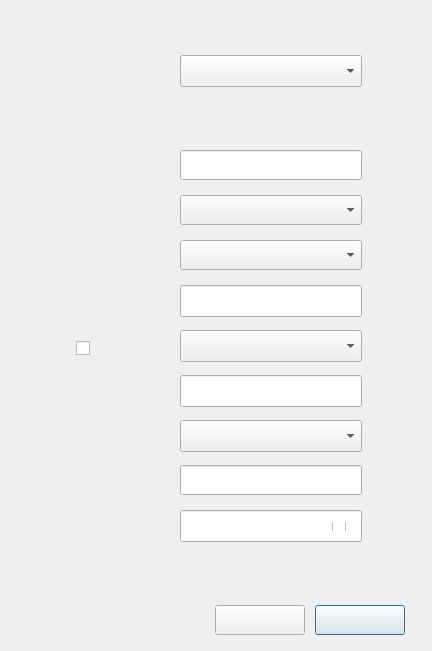
<?xml version="1.0" encoding="UTF-8"?>
<ui version="4.0">
 <class>DlgConnHidWifiSecFast</class>
 <widget class="QDialog" name="DlgConnHidWifiSecFast">
  <property name="geometry">
   <rect>
    <x>0</x>
    <y>0</y>
    <width>432</width>
    <height>651</height>
   </rect>
  </property>
  <property name="windowTitle">
   <string>Connect to Hidden Wi-Fi Network</string>
  </property>
  <widget class="QCheckBox" name="checkBoxPwd">
   <property name="geometry">
    <rect>
     <x>332</x>
     <y>522</y>
     <width>18</width>
     <height>9</height>
    </rect>
   </property>
   <property name="font">
    <font>
     <pointsize>11</pointsize>
    </font>
   </property>
   <property name="text">
    <string/>
   </property>
  </widget>
  <widget class="QLabel" name="lbNetName">
   <property name="geometry">
    <rect>
     <x>76</x>
     <y>156</y>
     <width>90</width>
     <height>20</height>
    </rect>
   </property>
   <property name="font">
    <font>
     <pointsize>10</pointsize>
    </font>
   </property>
   <property name="text">
    <string/>
   </property>
  </widget>
  <widget class="QLineEdit" name="leNetName">
   <property name="geometry">
    <rect>
     <x>180</x>
     <y>150</y>
     <width>182</width>
     <height>30</height>
    </rect>
   </property>
   <property name="font">
    <font>
     <pointsize>10</pointsize>
    </font>
   </property>
  </widget>
  <widget class="QLabel" name="lbConn">
   <property name="geometry">
    <rect>
     <x>76</x>
     <y>60</y>
     <width>90</width>
     <height>20</height>
    </rect>
   </property>
   <property name="font">
    <font>
     <pointsize>10</pointsize>
    </font>
   </property>
   <property name="text">
    <string/>
   </property>
  </widget>
  <widget class="QComboBox" name="cbxAuth">
   <property name="geometry">
    <rect>
     <x>180</x>
     <y>240</y>
     <width>182</width>
     <height>30</height>
    </rect>
   </property>
   <property name="font">
    <font>
     <pointsize>10</pointsize>
    </font>
   </property>
   <property name="styleSheet">
    <string notr="true">QComboBox QAbstractItemView {
	outline: 0; 
	border: 1px solid #000000;
	border-color: rgba(0, 0, 0,25%);
	selection-color: rgb(0, 0, 0);
	background-color: #F1F3F3;
}</string>
   </property>
  </widget>
  <widget class="QLineEdit" name="lePassword">
   <property name="geometry">
    <rect>
     <x>180</x>
     <y>510</y>
     <width>182</width>
     <height>32</height>
    </rect>
   </property>
   <property name="font">
    <font>
     <pointsize>10</pointsize>
    </font>
   </property>
   <property name="echoMode">
    <enum>QLineEdit::Password</enum>
   </property>
  </widget>
  <widget class="QLineEdit" name="leUserName">
   <property name="geometry">
    <rect>
     <x>180</x>
     <y>465</y>
     <width>182</width>
     <height>30</height>
    </rect>
   </property>
   <property name="font">
    <font>
     <pointsize>10</pointsize>
    </font>
   </property>
  </widget>
  <widget class="QLabel" name="lbUserName">
   <property name="geometry">
    <rect>
     <x>76</x>
     <y>471</y>
     <width>90</width>
     <height>20</height>
    </rect>
   </property>
   <property name="font">
    <font>
     <pointsize>10</pointsize>
    </font>
   </property>
   <property name="text">
    <string/>
   </property>
  </widget>
  <widget class="QComboBox" name="cbxSecurity">
   <property name="geometry">
    <rect>
     <x>180</x>
     <y>195</y>
     <width>182</width>
     <height>30</height>
    </rect>
   </property>
   <property name="font">
    <font>
     <pointsize>10</pointsize>
    </font>
   </property>
   <property name="styleSheet">
    <string notr="true">QComboBox QAbstractItemView {
	outline: 0; 
	border: 1px solid #000000;
	border-color: rgba(0, 0, 0,25%);
	selection-color: rgb(0, 0, 0);
	background-color: #F1F3F3;
}</string>
   </property>
  </widget>
  <widget class="QLabel" name="lbPassword">
   <property name="geometry">
    <rect>
     <x>76</x>
     <y>516</y>
     <width>90</width>
     <height>20</height>
    </rect>
   </property>
   <property name="font">
    <font>
     <pointsize>10</pointsize>
    </font>
   </property>
   <property name="text">
    <string/>
   </property>
  </widget>
  <widget class="QPushButton" name="btnConnect">
   <property name="geometry">
    <rect>
     <x>315</x>
     <y>605</y>
     <width>90</width>
     <height>30</height>
    </rect>
   </property>
   <property name="font">
    <font>
     <pointsize>10</pointsize>
    </font>
   </property>
   <property name="text">
    <string/>
   </property>
  </widget>
  <widget class="QComboBox" name="cbxConn">
   <property name="geometry">
    <rect>
     <x>180</x>
     <y>55</y>
     <width>182</width>
     <height>32</height>
    </rect>
   </property>
   <property name="font">
    <font>
     <pointsize>10</pointsize>
    </font>
   </property>
   <property name="styleSheet">
    <string notr="true">QComboBox QAbstractItemView {
	outline: 0; 
	border: 1px solid #000000;
	border-color: rgba(0, 0, 0,25%);
	selection-color: rgb(0, 0, 0);
	background-color: #F1F3F3;
}</string>
   </property>
  </widget>
  <widget class="QLabel" name="lbAuth">
   <property name="geometry">
    <rect>
     <x>76</x>
     <y>246</y>
     <width>90</width>
     <height>20</height>
    </rect>
   </property>
   <property name="font">
    <font>
     <pointsize>10</pointsize>
    </font>
   </property>
   <property name="text">
    <string/>
   </property>
  </widget>
  <widget class="QLabel" name="lbSecurity">
   <property name="geometry">
    <rect>
     <x>76</x>
     <y>201</y>
     <width>90</width>
     <height>20</height>
    </rect>
   </property>
   <property name="font">
    <font>
     <pointsize>10</pointsize>
    </font>
   </property>
   <property name="text">
    <string/>
   </property>
  </widget>
  <widget class="QPushButton" name="btnCancel">
   <property name="geometry">
    <rect>
     <x>215</x>
     <y>605</y>
     <width>90</width>
     <height>30</height>
    </rect>
   </property>
   <property name="font">
    <font>
     <pointsize>10</pointsize>
    </font>
   </property>
   <property name="text">
    <string/>
   </property>
  </widget>
  <widget class="QLabel" name="lbAnonyId">
   <property name="geometry">
    <rect>
     <x>76</x>
     <y>291</y>
     <width>90</width>
     <height>20</height>
    </rect>
   </property>
   <property name="font">
    <font>
     <pointsize>10</pointsize>
    </font>
   </property>
   <property name="text">
    <string/>
   </property>
  </widget>
  <widget class="QLineEdit" name="leAnonyId">
   <property name="geometry">
    <rect>
     <x>180</x>
     <y>285</y>
     <width>182</width>
     <height>32</height>
    </rect>
   </property>
   <property name="font">
    <font>
     <pointsize>10</pointsize>
    </font>
   </property>
  </widget>
  <widget class="QCheckBox" name="checkBoxAutoPCA">
   <property name="geometry">
    <rect>
     <x>76</x>
     <y>336</y>
     <width>95</width>
     <height>25</height>
    </rect>
   </property>
   <property name="font">
    <font>
     <pointsize>10</pointsize>
    </font>
   </property>
   <property name="text">
    <string/>
   </property>
  </widget>
  <widget class="QComboBox" name="cbxAutoPCA">
   <property name="geometry">
    <rect>
     <x>180</x>
     <y>330</y>
     <width>182</width>
     <height>32</height>
    </rect>
   </property>
   <property name="font">
    <font>
     <pointsize>10</pointsize>
    </font>
   </property>
   <property name="styleSheet">
    <string notr="true">QComboBox QAbstractItemView {
	outline: 0; 
	border: 1px solid #000000;
	border-color: rgba(0, 0, 0,25%);
	selection-color: rgb(0, 0, 0);
	background-color: #F1F3F3;
}</string>
   </property>
  </widget>
  <widget class="QLabel" name="lbPCAfile">
   <property name="geometry">
    <rect>
     <x>76</x>
     <y>381</y>
     <width>90</width>
     <height>20</height>
    </rect>
   </property>
   <property name="font">
    <font>
     <pointsize>10</pointsize>
    </font>
   </property>
   <property name="text">
    <string/>
   </property>
  </widget>
  <widget class="QLineEdit" name="lePCAfile">
   <property name="geometry">
    <rect>
     <x>180</x>
     <y>375</y>
     <width>182</width>
     <height>32</height>
    </rect>
   </property>
   <property name="font">
    <font>
     <pointsize>10</pointsize>
    </font>
   </property>
  </widget>
  <widget class="QLabel" name="lbInnerAuth">
   <property name="geometry">
    <rect>
     <x>76</x>
     <y>426</y>
     <width>90</width>
     <height>20</height>
    </rect>
   </property>
   <property name="font">
    <font>
     <pointsize>10</pointsize>
    </font>
   </property>
   <property name="text">
    <string/>
   </property>
  </widget>
  <widget class="QComboBox" name="cbxInnerAuth">
   <property name="geometry">
    <rect>
     <x>180</x>
     <y>420</y>
     <width>182</width>
     <height>32</height>
    </rect>
   </property>
   <property name="font">
    <font>
     <pointsize>10</pointsize>
    </font>
   </property>
   <property name="styleSheet">
    <string notr="true">QComboBox QAbstractItemView {
	outline: 0; 
	border: 1px solid #000000;
	border-color: rgba(0, 0, 0,25%);
	selection-color: rgb(0, 0, 0);
	background-color: #F1F3F3;
}</string>
   </property>
  </widget>
  <widget class="QLabel" name="lbLeftupTitle">
   <property name="geometry">
    <rect>
     <x>34</x>
     <y>6</y>
     <width>80</width>
     <height>20</height>
    </rect>
   </property>
   <property name="font">
    <font>
     <pointsize>9</pointsize>
    </font>
   </property>
   <property name="text">
    <string/>
   </property>
  </widget>
  <widget class="QLabel" name="lbLeftupIcon">
   <property name="geometry">
    <rect>
     <x>9</x>
     <y>9</y>
     <width>16</width>
     <height>16</height>
    </rect>
   </property>
   <property name="text">
    <string/>
   </property>
  </widget>
  <widget class="QLabel" name="lbBoder">
   <property name="geometry">
    <rect>
     <x>0</x>
     <y>0</y>
     <width>432</width>
     <height>651</height>
    </rect>
   </property>
   <property name="text">
    <string/>
   </property>
  </widget>
  <widget class="QLabel" name="lbUpback">
   <property name="geometry">
    <rect>
     <x>0</x>
     <y>0</y>
     <width>432</width>
     <height>116</height>
    </rect>
   </property>
   <property name="text">
    <string/>
   </property>
  </widget>
  <widget class="QLabel" name="lbLeftup">
   <property name="geometry">
    <rect>
     <x>0</x>
     <y>0</y>
     <width>120</width>
     <height>32</height>
    </rect>
   </property>
   <property name="text">
    <string/>
   </property>
  </widget>
  <widget class="QLabel" name="lbBottomback">
   <property name="geometry">
    <rect>
     <x>0</x>
     <y>591</y>
     <width>432</width>
     <height>60</height>
    </rect>
   </property>
   <property name="text">
    <string/>
   </property>
  </widget>
  <zorder>lbBottomback</zorder>
  <zorder>lbUpback</zorder>
  <zorder>lbBoder</zorder>
  <zorder>lbNetName</zorder>
  <zorder>leNetName</zorder>
  <zorder>lbConn</zorder>
  <zorder>cbxAuth</zorder>
  <zorder>lePassword</zorder>
  <zorder>leUserName</zorder>
  <zorder>lbUserName</zorder>
  <zorder>cbxSecurity</zorder>
  <zorder>lbPassword</zorder>
  <zorder>btnConnect</zorder>
  <zorder>cbxConn</zorder>
  <zorder>lbAuth</zorder>
  <zorder>lbSecurity</zorder>
  <zorder>btnCancel</zorder>
  <zorder>lbAnonyId</zorder>
  <zorder>leAnonyId</zorder>
  <zorder>checkBoxAutoPCA</zorder>
  <zorder>cbxAutoPCA</zorder>
  <zorder>lbPCAfile</zorder>
  <zorder>lePCAfile</zorder>
  <zorder>lbInnerAuth</zorder>
  <zorder>cbxInnerAuth</zorder>
  <zorder>checkBoxPwd</zorder>
  <zorder>lbLeftup</zorder>
  <zorder>lbLeftupIcon</zorder>
  <zorder>lbLeftupTitle</zorder>
 </widget>
 <resources/>
 <connections/>
</ui>
